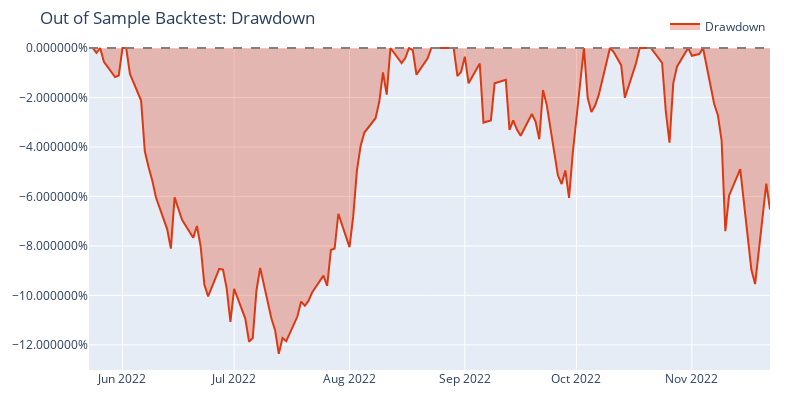

Notebook source saved alongside this figure:
### Code cell
pyopt_pf.plot_underwater(width=800, height=400, title='Out of Sample Backtest: Drawdown').show();
